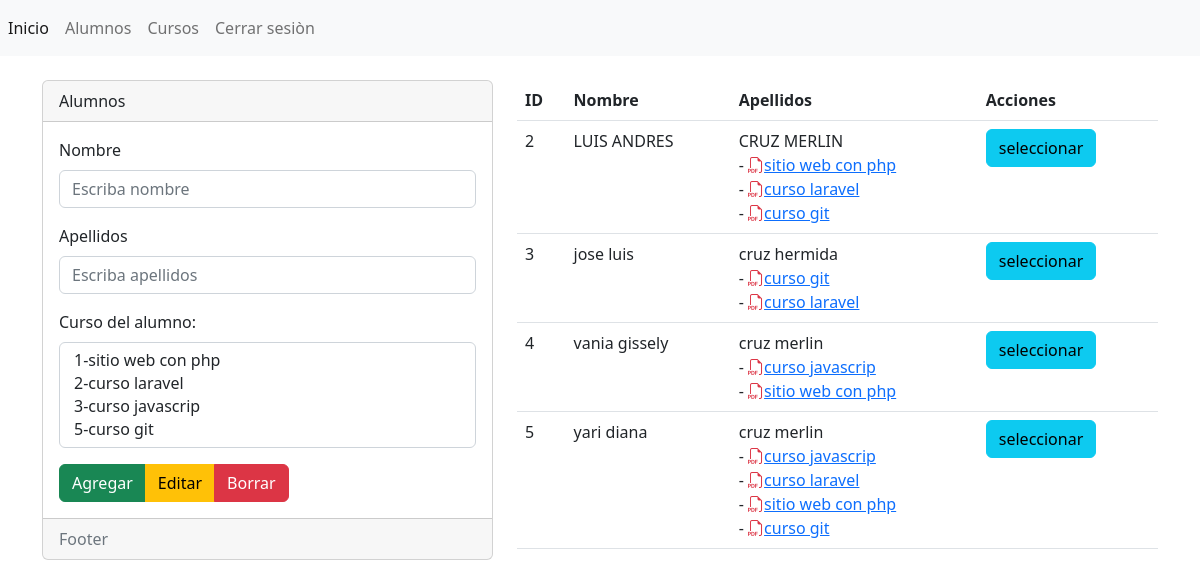
The page /secciones/vista_alumnos.php (signed in) on the database its author committed.
### tables this page shows
CREATE TABLE `alumnos` (
  `id` int(11) NOT NULL,
  `nombre` varchar(255) NOT NULL,
  `apellidos` varchar(255) NOT NULL
);

CREATE TABLE `cursos` (
  `id` int(255) NOT NULL,
  `nombre_curso` varchar(255) NOT NULL
);

### secciones/alumnos.php (called while the page is built, shortened)
<?php
$conexionBD=BD::crearInstancia();
$nombre=isset($_POST['nombre'])?$_POST['nombre']:'';
$apellido=isset($_POST['apellidos'])?$_POST['apellidos']:'';
$consulta=$conexionBD->prepare("select * from alumnos");
$consulta->execute();
$alumnos=$listaAlumnos=$consulta->fetchAll();
foreach($alumnos as  $clave => $alumno){
    $sql="SELECT * FROM cursos WHERE id IN (SELECT idcurso FROM alumnos_cursos WHERE idalumno=:idalumno)";
    $consulta=$conexionBD->prepare($sql);
    $consulta->bindParam(':idalumno',$alumno['id']);
    $consulta->execute();
    $cursosAlumno=$consulta->fetchAll();
    $alumnos[$clave]['cursos']=$cursosAlumno;
}
$sql="SELECT * FROM cursos";
$listaCursos=$conexionBD->query($sql);
$cursos=$listaCursos->fetchAll();
?>

### secciones/vista_alumnos.php (the view, shortened to what this page needs)
<?php include('../templates/cabecera.php'); ?>
<?php include('../secciones/alumnos.php'); ?>
<br>
<div class="row">
    <div class="col-md-5">
        <form action="" method="post">
            <div class="card">
                <div class="card-header">
                    Alumnos
                </div>
                <div class="card-body">
                    <div class="mb-3">
                      <label for="nombre" class="form-label">Nombre</label>
                      <input type="text"
                        class="form-control" name="nombre" value="<?php echo $nombre;?>" id="nombre" aria-describedby="helpId" placeholder="Escriba nombre">
                    </div>
                    <div class="mb-3">
                      <label for="apellidos" class="form-label">Apellidos</label>
                      <input type="text"
                        class="form-control" name="apellidos" value="<?php echo $apellido;?>" id="apellidos" aria-describedby="helpId" placeholder="Escriba apellidos">
                    </div>
                    <div class="mb-3">
                      <label for="" class="form-label">Curso del alumno:</label>
                      <select multiple class="form-control" name="cursos[]" id="listaCursos">
                        <?php foreach($cursos as $curso) {?>
                            <option
                            <?php
                            if(!empty($arregloCursos)):
                                if(in_array($curso['id'],$arregloCursos)):
                                    echo 'selected';
                                endif;
                            endif;
                            ?>
                            value="<?php echo $curso['id']?>"><?php echo $curso['id']?>-<?php echo $curso['nombre_curso']?></option>
                        <?php }?>
                      </select>
                    </div>
                    <div class="btn-group" role="group" aria-label="">
                        <button type="submit"  name="accion" value="agregar" class="btn btn-success">Agregar</button>
                        <button type="submit" name="accion" value="editar"  class="btn btn-warning">Editar</button>
                        <button type="submit"  name="accion" value="borrar" class="btn btn-danger">Borrar</button>
                    </div>
                </div>
                <div class="card-footer text-muted">
                    Footer
                </div>
            </div>
        </form>
    </div>
    <div class="col-md-7">
        <table class="table">
            <thead>
                <tr>
                    <th>ID</th>
                    <th>Nombre</th>
                    <th>Apellidos</th>
                    <th>Acciones</th>
                </tr>
            </thead>
            <tbody>
            <?php foreach ($alumnos as $alumno) { ?>
                            <tr>
                                <td> <?php echo $alumno['id']; ?> </td>
                                <td><?php echo $alumno['nombre']; ?> </td>
                                <td><?php echo $alumno['apellidos']; ?> <br>
                                <?php
                                foreach($alumno["cursos"] as $cursos){ ?>
                                    - <a href="certificado.php?idcurso=<?php echo $cursos['id']; ?>&idalumno=<?php echo $alumno['id']?>"><i class="bi bi-filetype-pdf text-danger"></i><?php echo $cursos['nombre_curso'];?></a><br>
                             <?php   } ?>
                             </td>
                                <td>
                                    <form action="" method="post">
                                        <input type="submit" name="accion" value="seleccionar" class="btn btn-info">
                                    </form>
                                </td>
                            </tr>
                        <?php } ?>
            </tbody>
        </table>
    </div>
</div>
<link href="https://cdn.jsdelivr.net/npm/tom-select@2.0.3/dist/css/tom-select.css" rel="stylesheet">
<?php include('../templates/pie.php'); ?>

### templates/cabecera.php (shortened to what this page needs)
<!doctype html>
<html lang="en">
<head>
    <link rel="stylesheet" href="https://cdn.jsdelivr.net/npm/bootstrap@5.2.0-beta1/dist/css/bootstrap.min.css">
    <link rel="stylesheet" href="https://cdn.jsdelivr.net/npm/bootstrap-icons@1.8.3/font/bootstrap-icons.css">
</head>
<body>
    <nav class="navbar navbar-expand navbar-light bg-light">
        <ul class="nav navbar-nav">
            <li class="nav-item active">
                <a class="nav-link active" href="index.php">Inicio </a>
            </li>
            <li class="nav-item">
                <a class="nav-link" href="vista_alumnos.php">Alumnos</a>
            </li>
            <li class="nav-item">
                <a class="nav-link" href="vista_cursos.php">Cursos</a>
            </li>
            <li class="nav-item">
                <a class="nav-link" href="cerrar.php">Cerrar sesiòn</a>
            </li>
        </ul>
    </nav>
    <div class="container">

### templates/pie.php (shortened to what this page needs)
</div>
</body>
</html>

### rows shown on the page
alumnos: id "2", nombre "LUIS ANDRES", apellidos "CRUZ MERLIN"
cursos: $curso['id'] 1 (drawn), nombre_curso "sitio web con php"
cursos: $curso['id'] 2 (drawn), nombre_curso "curso laravel"
cursos: $curso['id'] 5 (drawn), nombre_curso "curso git"
alumnos: id "3", nombre "jose luis", apellidos "cruz hermida"
alumnos: id "4", nombre "vania gissely", apellidos "cruz merlin"
cursos: $curso['id'] 3 (drawn), nombre_curso "curso javascrip"
alumnos: id "5", nombre "yari diana", apellidos "cruz merlin"
